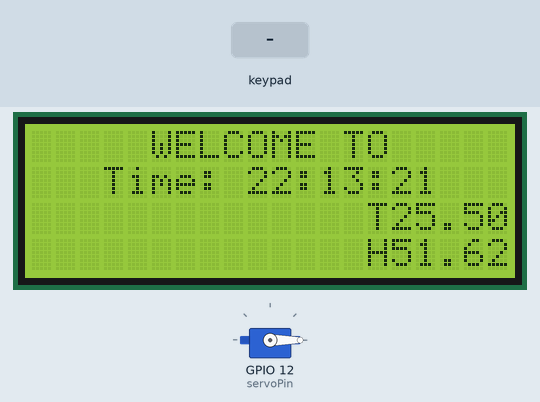
Simulated run of this sketch. Board: ESP32. Shown: 20×4 character LCD, servo. The test bench sets the inputs (shaded band). The local clock reads 2024-03-15 10:24:30 at power-on unless the sketch sets it; what the sketch prints to the serial monitor is not drawn.

Above: at 1.2 s.
1.3 s: key 'A' pressed
At 1.8 s:
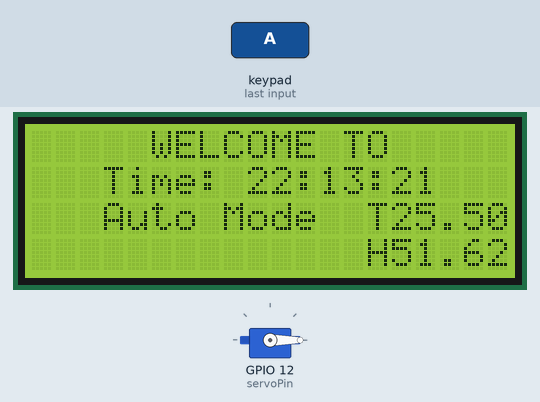
4.2 s: keypad keys 1 9 1 8 5 1 7 D pressed 0.4 s apart
At 7.4 s:
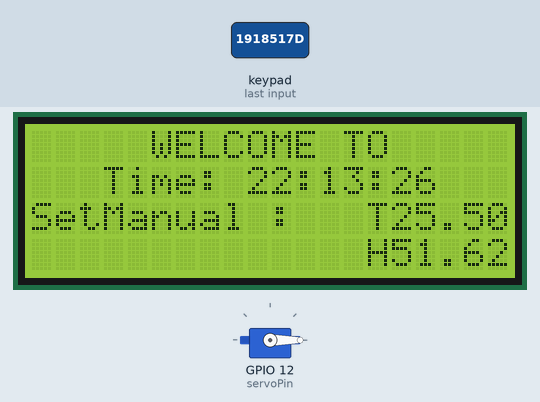
8.9 s: key 'B' pressed
At 9.0 s:
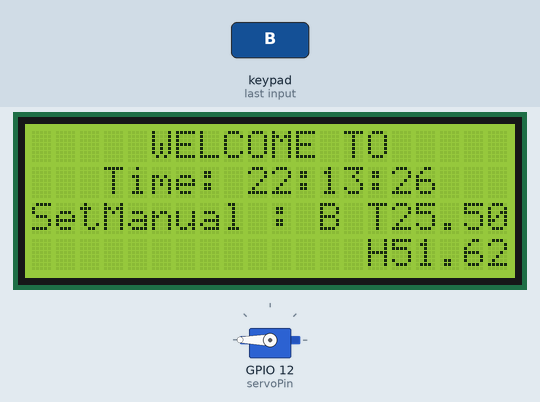
11.0 s: key 'B' pressed
14.0 s: keypad keys 1 9 1 8 5 1 7 # pressed 0.4 s apart
At 16.8 s:
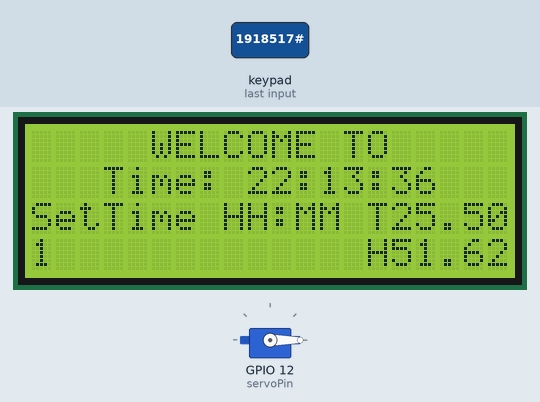
18.9 s: keypad keys 1 9 1 8 5 1 7 * pressed 0.4 s apart
At 20.9 s:
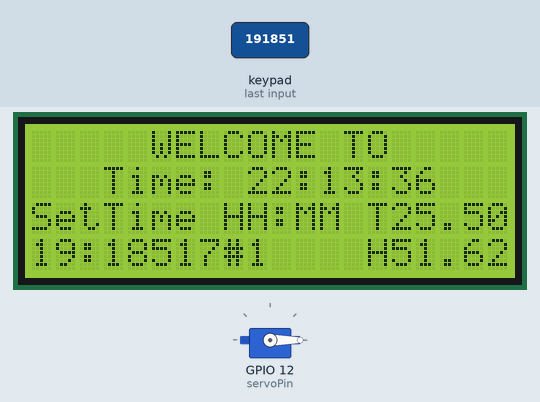
Timing chart, 0 to 22.4 s (numbered marks = the images above; inputs shaded):
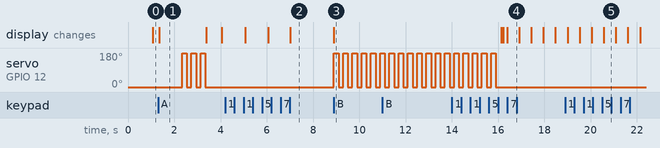

Measured:
- after the input at 1.3 s, servo on GPIO 12 (servoPin): alternates 180° for 0.20 s and 0° for 0.20 s, 6 changes in all, then stays 0°, starting after 1.0 s; the display: changes at once (image 1)
- after the input at 4.2 s, the display: first differs from a run without the input after 2.8 s (image 2)
- after the input at 8.9 s, servo on GPIO 12 (servoPin): alternates 180° for 0.20 s and 0° for 0.20 s, starting at once; the display: changes at once (image 3)
- what the display in image 1 shows lasts 2.1 s, from 1.3 s to 3.4 s

The sketch:

system_Pet_Feeder_v.1.1_miniproject_micro.ino
```cpp
#include <SPI.h>
#include <Keypad.h> //Keypad
#include <LiquidCrystal_I2C.h> //LCD I2C
#include <ESP32_Servo.h> //Servo ESP32
#include "RTClib.h" //RTC
#include "DHT.h"

const byte ROWS = 4; // Four rows
const byte COLS = 4; // Three columns

// Define the Keymap
char keys[ROWS][COLS] = {
  {'1', '2', '3', 'A'},
  {'4', '5', '6', 'B'},
  {'7', '8', '9', 'C'},
  {'*', '0', '#', 'D'}
};
byte rowPins[ROWS] = {19, 18, 5, 17};
byte colPins[COLS] = {16, 4, 2, 15};
Keypad kpd = Keypad( makeKeymap(keys), rowPins, colPins, ROWS, COLS );

RTC_DS3231 rtc;       //RTC

Servo myservo;          //servo
int servoPin = 12;

#define DHTPIN 23                   //Sensor DHT22 at 23
#define DHTTYPE DHT22              //Type DHT22
DHT dht(DHTPIN, DHTTYPE);

LiquidCrystal_I2C lcd(0x27, 20, 4); //LCD I2C 20x4

int t1, t2, t3, t4, t5, t6;
boolean feed = true;
char key;
int r[6];

void setup() {
  rtc.begin();
  dht.begin();
  lcd.init();
  lcd.backlight();
  myservo.attach(servoPin);
  myservo.write (0);
  Serial.begin(9600);
  rtc.adjust(DateTime(__DATE__, __TIME__)); //set date,time
}

void loop() {
  float temp=25.50;
  float humi=51.62;
//  float humi = dht.readHumidity();          //Read DHT Humi
//  float temp = dht.readTemperature();       //Read DHT Temp
  DateTime now = rtc.now();              //set Time
  lcd.setCursor(5, 0);
  lcd.print("WELCOME TO");
  lcd.setCursor(3, 1);
  lcd.print("Time: ");
  char buf1[] = "hh:mm:ss";             // set time
  lcd.print(now.toString(buf1));        // Print Time HH:MM:SS
  lcd.setCursor(14, 2);
  lcd.print("T");
  lcd.print(temp);                         //show temp
  lcd.setCursor(14, 3);
  lcd.print("H");
  lcd.print(humi);                      //show humi

  key = kpd.getKey();
  if (key != NO_KEY) {
    Serial.print(key);
  }
  if ('A' == key)
    autoSet();                //void autoSet
  if ('B' == key)
    setFeedingTime();         //void setFeedingTime
  if ('C' == key)
    clear();                  //void clear
  if ('D' == key)
    setManual();              //void setManual

  String t = "";
  t = now.toString(buf1);     //set time at t
  t1 = t.charAt(0) - 48;
  t2 = t.charAt(1) - 48;
  t3 = t.charAt(3) - 48;
  t4 = t.charAt(4) - 48;
  t5 = t.charAt(6) - 48;
  t6 = t.charAt(7) - 48;

  if (t1 == r[0] && t2 == r[1] && t3 == r[2] && t4 == r[3] && t5 < 1 && t6 < 3 && feed == true) {
    myservo.write(180);
    delay(200);
    myservo.write (0);
    delay(200);
    myservo.write(180);
    delay(200);
    myservo.write (0);
    delay(200);
    myservo.write(180);
    delay(200);
    myservo.write (0);
    lcd.clear();
    feed = false;
  }
}
void autoSet() {
  lcd.setCursor(3, 2);
  lcd.print("Auto Mode");
  delay(1000);
  myservo.write(180);
  delay(200);
  myservo.write (0);
  delay(200);
  myservo.write(180);
  delay(200);
  myservo.write (0);
  delay(200);
  myservo.write(180);
  delay(200);
  myservo.write (0);
  lcd.clear();
  feed = false;
}
void setFeedingTime() {
  feed = true;
  int i = 0;

  lcd.setCursor(0, 2);
  lcd.print("SetTime HH:MM");

  while (1) {
    key = kpd.getKey();
    char j;
    if (key != NO_KEY) {
      lcd.setCursor(j, 3);
      lcd.print(key);
      r[i] = key - 48;
      i++;
      j++;
      if (j == 2) {
        lcd.print(":"); j++;
      }
      delay(500);
    }
    if (key == '*') {
      key = 0;
      break;
    }
    if (key == 'C') {
      break;;
    }
  }
}
void clear() {
  lcd.clear();
  feed = false;
}
void setManual() {
  feed = true;
  int x = 0;
  lcd.setCursor(0, 2);
  lcd.print("SetManual : ");
  while (1) {
    key = kpd.getKey();
    if (key != NO_KEY) {
      lcd.setCursor(12, 2);
      Serial.print(key);
      lcd.print(key);
      x = key - 49;
      if (x > 0) {
        for (int i = 0; x >= i ; i++) {
          myservo.write(180);
          Serial.print("on");
          delay(200);
          myservo.write (0);
          Serial.print("off");
          delay(200);
        }
        clear();
        break;
      }
      if (key == 'C') {
        break;
      }
    }
  }
}
```
